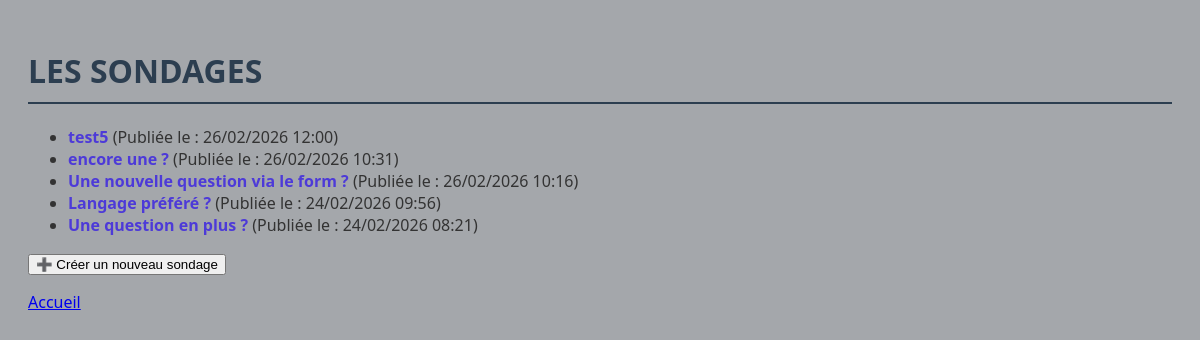
Screenshot of /polls/ with the database file from the repository.
### polls/models.py (models this page shows, shortened)
class Question(models.Model):
    question_text = models.CharField(max_length=200, verbose_name="Question")
    pub_date = models.DateTimeField('date de publication')
    choice_set: 'RelatedManager[Choice]'
    class Meta:
        verbose_name = "Question"
        verbose_name_plural = "Questions"

### polls/views.py (the view)
# urls.py: path("", views.index, name="index"),
def index(request: HttpRequest) -> HttpResponse:
    latest_question_list = Question.objects.order_by("-pub_date")[:5]
    context = {"latest_question_list": latest_question_list}
    return render(request, "polls/index.html", context)

### polls/templates/polls/index.html (shortened to what this page needs)
{% load static %}<!doctype html>
<html lang="fr">
  <head>
    <link rel="stylesheet" href="{% static 'polls/style.css' %}" />
  </head>
  <body>
    <h1>LES SONDAGES</h1>
    {% if latest_question_list %}
    <ul>
      {% for question in latest_question_list %}
      <li>
        <a href="/polls/{{ question.id }}/">{{ question.question_text }}</a>
        <span>(Publiée le : {{ question.pub_date|date:"d/m/Y H:i" }})</span>
      </li>
      {% endfor %}
    </ul>
    {% else %}
    <p>Aucun sondage. Revenez plus tard !</p>
    {% endif %}
    <p>
      <a href="{% url 'polls:create_question' %}" style="text-decoration: none">
        <button type="button">➕ Créer un nouveau sondage</button>
      </a>
    </p>
    <p><a href="{% url 'polls:all_polls' %}">Accueil</a></p>
  </body>
</html>

### polls/static/polls/style.css (style rules this page uses)
body { background: url("images/background.jpg") no-repeat center center fixed; background-size: cover; font-family: "Segoe UI", Tahoma, Geneva, Verdana, sans-serif; color: #333; padding: 20px; background-color: #a4a7ab; }
li a { color: #4d3ad8; text-decoration: none; font-weight: bold; }
h1 { color: #2c3e50; border-bottom: 2px solid #2c3e50; padding-bottom: 10px; }

### rows the page displays
Question: question_text "test5", pub_date "26/02/2026 12:00"
Question: question_text "encore une ?", pub_date "26/02/2026 10:31"
Question: question_text "Une nouvelle question via le form ?", pub_date "26/02/2026 10:16"
Question: question_text "Langage préféré ?", pub_date "24/02/2026 09:56"
Question: question_text "Une question en plus ?", pub_date "24/02/2026 08:21"
